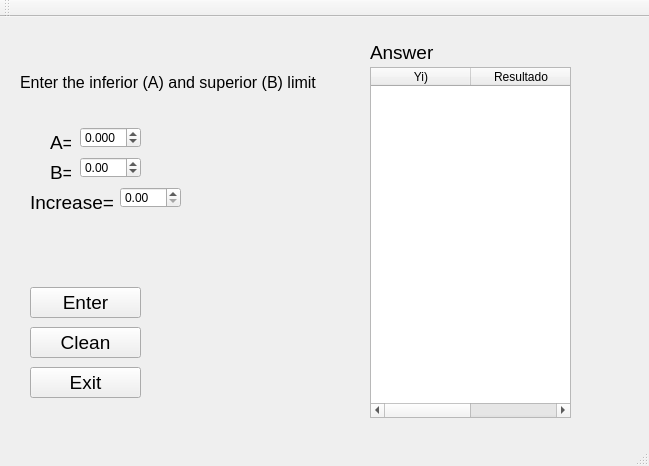
<?xml version="1.0" encoding="UTF-8"?>
<ui version="4.0">
 <class>Euler_M</class>
 <widget class="QMainWindow" name="Euler_M">
  <property name="geometry">
   <rect>
    <x>0</x>
    <y>0</y>
    <width>649</width>
    <height>466</height>
   </rect>
  </property>
  <property name="windowTitle">
   <string>Euler_M</string>
  </property>
  <widget class="QWidget" name="centralWidget">
   <widget class="QDoubleSpinBox" name="Superior">
    <property name="geometry">
     <rect>
      <x>80</x>
      <y>140</y>
      <width>61</width>
      <height>21</height>
     </rect>
    </property>
    <property name="minimum">
     <double>-9999999.000000000000000</double>
    </property>
    <property name="maximum">
     <double>99999999.000000000000000</double>
    </property>
    <property name="singleStep">
     <double>0.100000000000000</double>
    </property>
   </widget>
   <widget class="QTableWidget" name="TablaY">
    <property name="geometry">
     <rect>
      <x>370</x>
      <y>50</y>
      <width>201</width>
      <height>351</height>
     </rect>
    </property>
    <column>
     <property name="text">
      <string>Yi)</string>
     </property>
    </column>
    <column>
     <property name="text">
      <string>Resultado</string>
     </property>
    </column>
   </widget>
   <widget class="QPushButton" name="exit">
    <property name="geometry">
     <rect>
      <x>30</x>
      <y>350</y>
      <width>111</width>
      <height>31</height>
     </rect>
    </property>
    <property name="font">
     <font>
      <pointsize>14</pointsize>
     </font>
    </property>
    <property name="text">
     <string>Exit</string>
    </property>
   </widget>
   <widget class="QPushButton" name="Inicia">
    <property name="geometry">
     <rect>
      <x>30</x>
      <y>270</y>
      <width>111</width>
      <height>31</height>
     </rect>
    </property>
    <property name="font">
     <font>
      <pointsize>14</pointsize>
     </font>
    </property>
    <property name="text">
     <string>Enter</string>
    </property>
   </widget>
   <widget class="QLabel" name="label_2">
    <property name="geometry">
     <rect>
      <x>50</x>
      <y>110</y>
      <width>21</width>
      <height>31</height>
     </rect>
    </property>
    <property name="font">
     <font>
      <pointsize>14</pointsize>
     </font>
    </property>
    <property name="text">
     <string>&lt;html&gt;&lt;head/&gt;&lt;body&gt;&lt;p&gt;A=&lt;/p&gt;&lt;/body&gt;&lt;/html&gt;</string>
    </property>
   </widget>
   <widget class="QDoubleSpinBox" name="Incremento">
    <property name="geometry">
     <rect>
      <x>120</x>
      <y>170</y>
      <width>61</width>
      <height>21</height>
     </rect>
    </property>
    <property name="minimum">
     <double>0.000000000000000</double>
    </property>
    <property name="maximum">
     <double>99999999.000000000000000</double>
    </property>
    <property name="singleStep">
     <double>0.100000000000000</double>
    </property>
   </widget>
   <widget class="QLabel" name="label_4">
    <property name="geometry">
     <rect>
      <x>30</x>
      <y>170</y>
      <width>111</width>
      <height>31</height>
     </rect>
    </property>
    <property name="font">
     <font>
      <pointsize>14</pointsize>
     </font>
    </property>
    <property name="text">
     <string>&lt;html&gt;&lt;head/&gt;&lt;body&gt;&lt;p&gt;Increase=&lt;/p&gt;&lt;/body&gt;&lt;/html&gt;</string>
    </property>
   </widget>
   <widget class="QDoubleSpinBox" name="Inferior">
    <property name="geometry">
     <rect>
      <x>80</x>
      <y>110</y>
      <width>61</width>
      <height>21</height>
     </rect>
    </property>
    <property name="decimals">
     <number>3</number>
    </property>
    <property name="minimum">
     <double>-9999999.000000000000000</double>
    </property>
    <property name="maximum">
     <double>9999999999.000000000000000</double>
    </property>
    <property name="singleStep">
     <double>0.100000000000000</double>
    </property>
   </widget>
   <widget class="QPushButton" name="Limpia">
    <property name="geometry">
     <rect>
      <x>30</x>
      <y>310</y>
      <width>111</width>
      <height>31</height>
     </rect>
    </property>
    <property name="font">
     <font>
      <pointsize>14</pointsize>
     </font>
    </property>
    <property name="text">
     <string>Clean</string>
    </property>
   </widget>
   <widget class="QLabel" name="label">
    <property name="geometry">
     <rect>
      <x>20</x>
      <y>50</y>
      <width>321</width>
      <height>31</height>
     </rect>
    </property>
    <property name="font">
     <font>
      <pointsize>12</pointsize>
     </font>
    </property>
    <property name="text">
     <string>&lt;html&gt;&lt;head/&gt;&lt;body&gt;&lt;p&gt;Enter the inferior (A) and superior (B) limit&lt;/p&gt;&lt;/body&gt;&lt;/html&gt;</string>
    </property>
   </widget>
   <widget class="QLabel" name="label_3">
    <property name="geometry">
     <rect>
      <x>50</x>
      <y>140</y>
      <width>21</width>
      <height>31</height>
     </rect>
    </property>
    <property name="font">
     <font>
      <pointsize>14</pointsize>
     </font>
    </property>
    <property name="text">
     <string>&lt;html&gt;&lt;head/&gt;&lt;body&gt;&lt;p&gt;B=&lt;/p&gt;&lt;/body&gt;&lt;/html&gt;</string>
    </property>
   </widget>
   <widget class="QLabel" name="label_5">
    <property name="geometry">
     <rect>
      <x>370</x>
      <y>20</y>
      <width>111</width>
      <height>31</height>
     </rect>
    </property>
    <property name="font">
     <font>
      <pointsize>14</pointsize>
     </font>
    </property>
    <property name="text">
     <string>&lt;html&gt;&lt;head/&gt;&lt;body&gt;&lt;p&gt;Answer&lt;/p&gt;&lt;/body&gt;&lt;/html&gt;</string>
    </property>
   </widget>
  </widget>
  <widget class="QMenuBar" name="menuBar">
   <property name="geometry">
    <rect>
     <x>0</x>
     <y>0</y>
     <width>649</width>
     <height>21</height>
    </rect>
   </property>
  </widget>
  <widget class="QToolBar" name="mainToolBar">
   <attribute name="toolBarArea">
    <enum>TopToolBarArea</enum>
   </attribute>
   <attribute name="toolBarBreak">
    <bool>false</bool>
   </attribute>
  </widget>
  <widget class="QStatusBar" name="statusBar"/>
 </widget>
 <layoutdefault spacing="6" margin="11"/>
 <resources/>
 <connections>
  <connection>
   <sender>exit</sender>
   <signal>clicked()</signal>
   <receiver>Euler_M</receiver>
   <slot>close()</slot>
   <hints>
    <hint type="sourcelabel">
     <x>117</x>
     <y>401</y>
    </hint>
    <hint type="destinationlabel">
     <x>186</x>
     <y>414</y>
    </hint>
   </hints>
  </connection>
 </connections>
</ui>
